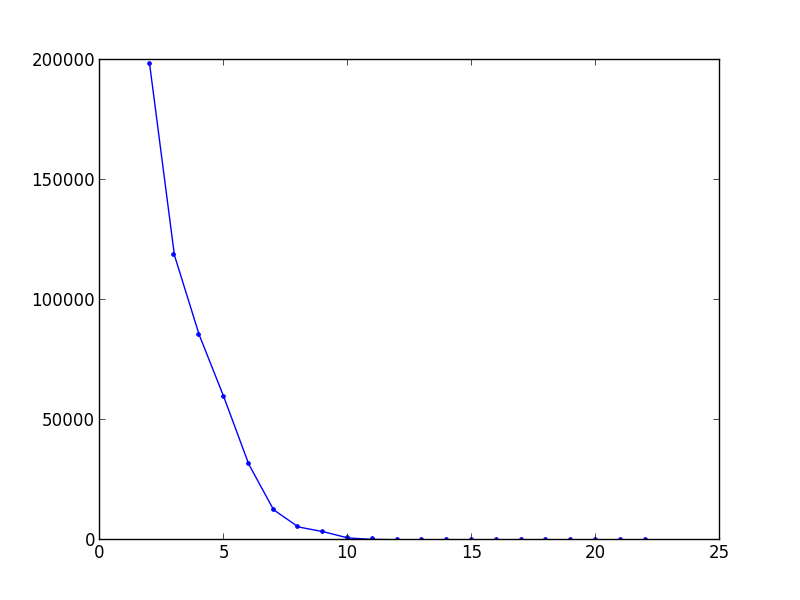

Source code (Python):
import matplotlib
matplotlib.use('Agg')

__author__ = 'lenk'

from pylab import *

currentIREF = 0
currentIREAD = 0

def readM(tempCount):
    global currentIREF
    global currentIREAD
    currentIREF += tempCount
    currentIREAD += tempCount

def readI(tempCount):
    global currentIREF
    global currentIREAD
    currentIREAD += tempCount

def readD(tempCount):
    global currentIREF
    global currentIREAD
    currentIREF += tempCount

def readS(tempCount):
    global currentIREF
    global currentIREAD
    currentIREAD += tempCount

def readH():
    global currentIREF
    global currentIREAD

def readEqual(tempCount):
    global currentIREF
    global currentIREAD
    currentIREAD += tempCount
    currentIREF += tempCount

def readX(tempCount):
    global currentIREF
    global currentIREAD
    currentIREAD += tempCount
    currentIREF += tempCount

def readN(tempCount):
    global currentIREF
    global currentIREAD
    currentIREF += tempCount

def readP(tempCount):
    global currentIREF
    global currentIREAD
    currentIREAD += tempCount
    currentIREF += tempCount

def countIndels(cigar, begin, end, y):
    lenG = end - begin + 1
    global currentIREF
    global currentIREAD
    currentIREF = 0
    currentIREAD = 0
    number = {'0', '1', '2', '3', '4', '5', '6', '7', '8', '9'}
    i = 0
    while i < len(cigar) and currentIREAD <= end:
        tempCount = ''
        while cigar[i] in number:
            tempCount += cigar[i]
            i += 1
        if tempCount != '' and tempCount != '0':
            tempCount = int(tempCount)
            if cigar[i] == 'M':
                readM(tempCount)
            if cigar[i] == 'I':
                readI(tempCount)
                if currentIREAD >= begin:
                    y[lenG] += 1
            if cigar[i] == 'D':
                readD(tempCount)
                if currentIREAD >= begin:
                    y[lenG] += 1
            if cigar[i] == 'S':
                readS(tempCount)
            if cigar[i] == 'H':
                readH()
            if cigar[i] == '=':
                readEqual(tempCount)
            if cigar[i] == 'X':
                readX(tempCount)
            if cigar[i] == 'N':
                readN(tempCount)
            if cigar[i] == 'P':
                readP(tempCount)
        i += 1
    return y

def freq():
    global currentIREF
    global currentIREAD

    with open('test.sam', 'r') as f1:
        a, b, c = f1.readline().split()
        L = int(c[3:])

        y = []
        for i in range(L):
            y.append(0)

        xmin = L
        xmax = 0
        while True:
            inputLine = []
            inputLine.extend(f1.readline().split('\t'))
            if inputLine[0] == '\n' or inputLine[0] == '':
                break
            cigar = str(inputLine[5][:])
            currentIREAD = 0
            currentIREF = 0

            j = 0
            while j < len(inputLine[9]) - 1:
                templenG = 1
                while inputLine[9][j] == inputLine[9][j + 1]:
                    templenG += 1
                    j += 1
                    if j + 1 >= len(inputLine[9]):
                        break
                if templenG != 1:
                    begin = j - templenG + 1
                    end = j
                    if xmax < templenG:
                        xmax = templenG
                    if xmin > templenG:
                        xmin = templenG
                    y = countIndels(cigar, begin, end, y)
                j += 1
    f1.close()

    plot(range(xmin, xmax + 1), y[xmin:xmax + 1], marker='.', linestyle='-', color='b')
    savefig('gomoIndels.png')

freq()
